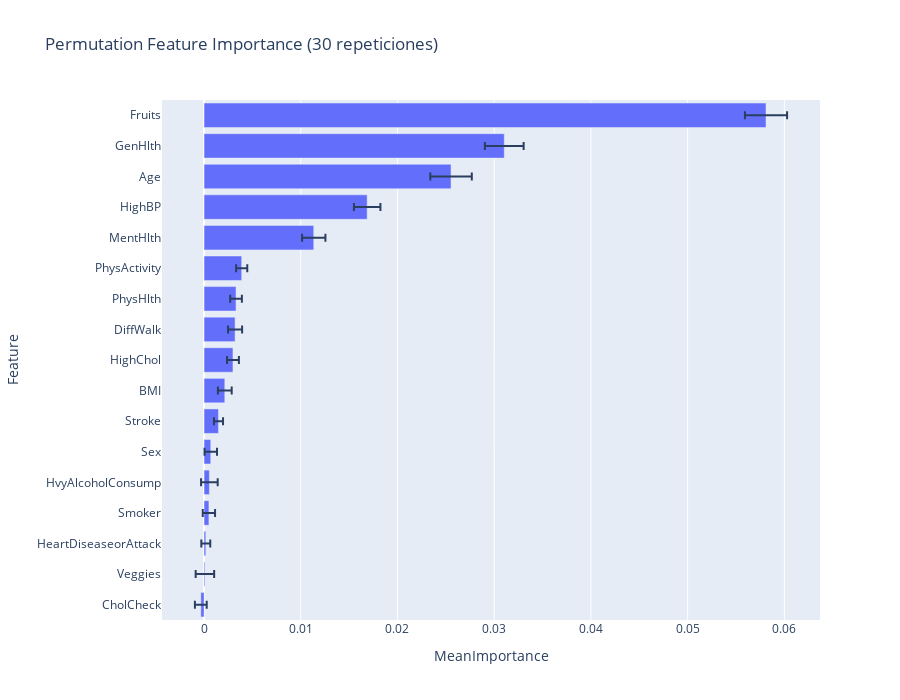

Here is the notebook cell this chart was saved with:
### Code cell
fig = px.bar(
    importance_df,
    x="MeanImportance",
    y="Feature",
    error_x="StdImportance",
    orientation="h",
    title="Permutation Feature Importance (30 repeticiones)",
    height=700
)
fig.update_layout(yaxis=dict(autorange="reversed"))
fig.show()

### Figure 1 — Plotly figure (JSON) as saved in the notebook; plotly's stock layout.template omitted (floating-point values rounded to 4 significant figures)
{"data": [{"error_x": {"array": [0.00218, 0.002003, 0.002145, 0.001368, 0.001207, 0.0005772, 0.0006045, 0.0007255, 0.0006148, 0.0007134, 0.0004703, 0.000645, 0.0008597, 0.000636, 0.0004622, 0.0009561, 0.0006118]}, "hovertemplate": "MeanImportance=%{x}<br>Feature=%{y}<extra></extra>", "legendgroup": "", "marker": {"color": "#636efa", "pattern": {"shape": ""}}, "name": "", "orientation": "h", "showlegend": false, "textposition": "auto", "type": "bar", "x": [0.0581, 0.03104, 0.02554, 0.01687, 0.01134, 0.003892, 0.003307, 0.003208, 0.002988, 0.002144, 0.001492, 0.0006931, 0.0005501, 0.000503, 0.0001792, 8.802e-05, -0.0003348], "xaxis": "x", "y": ["Fruits", "GenHlth", "Age", "HighBP", "MentHlth", "PhysActivity", "PhysHlth", "DiffWalk", "HighChol", "BMI", "Stroke", "Sex", "HvyAlcoholConsump", "Smoker", "HeartDiseaseorAttack", "Veggies", "CholCheck"], "yaxis": "y"}], "layout": {"barmode": "relative", "height": 700, "legend": {"tracegroupgap": 0}, "title": {"text": "Permutation Feature Importance (30 repeticiones)"}, "xaxis": {"anchor": "y", "domain": [0, 1], "title": {"text": "MeanImportance"}}, "yaxis": {"anchor": "x", "autorange": "reversed", "domain": [0, 1], "title": {"text": "Feature"}}}}
